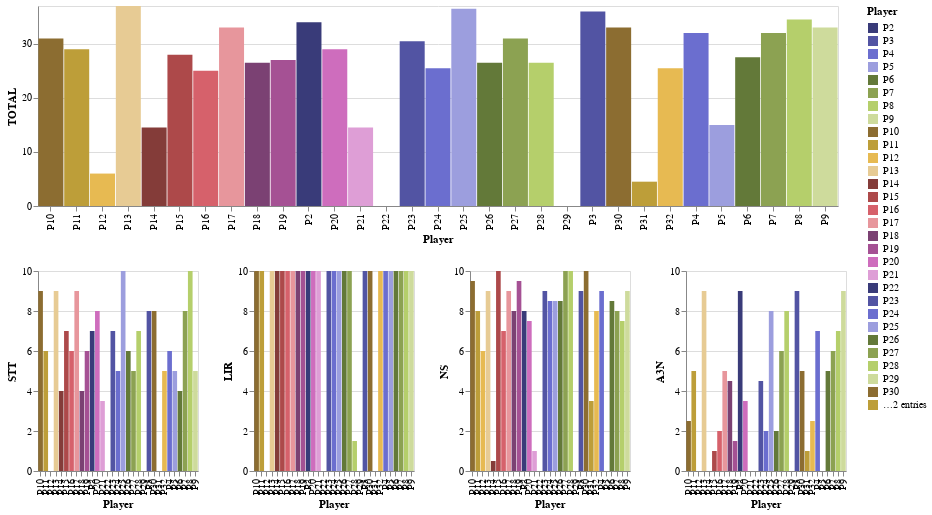

Notebook code cell kept with this figure:
### Markdown cell above
### Detailed Charts

### Code cell
#collapse-hide
dt9_8 = pd.read_csv("/home/rubens/papers_briefing/csvs/map16x16.csv")
selector = alt.selection_single(empty='all', fields=['Player'])
l = dt9_8['Player'].tolist()
color_scale = alt.Scale(domain=l,scheme="category20b")
base = alt.Chart(dt9_8).properties(
    width=800,
    height=200
).add_selection(selector)

points = base.mark_bar(filled=True, size=25).encode(
    x=alt.X('Player:N'),
    y=alt.Y('TOTAL:Q',            
            scale=alt.Scale(domain=[0,max(dt9_8['TOTAL'].tolist())])),
    tooltip=['Test:N','Type:N'],
    color=alt.condition(selector,
                        'Player:N',
                        alt.value('lightgray'),
                        scale=color_scale),
)

hists = base.mark_bar(opacity=1.0, thickness=100).encode(
    x=alt.X('Player:N'),
    y=alt.Y('STT:Q',
            stack=None,
            scale=alt.Scale(domain=[0,10])),
    color=alt.Color('Player:N',
                    scale=color_scale),
    tooltip=['Code:N']
).transform_filter(
    selector
).properties(
    width=160,
    height=200
)

hists2 = base.mark_bar(opacity=1.0, thickness=100).encode(
    x=alt.X('Player:N'),
    y=alt.Y('LIR:Q',
            stack=None,
            scale=alt.Scale(domain=[0,10])),
    color=alt.Color('Player:N',
                    scale=color_scale),
    tooltip=['Code:N']
).transform_filter(
    selector
).properties(
    width=160,
    height=200
)

hists3 = base.mark_bar(opacity=1.0, thickness=80).encode(
    x=alt.X('Player:N'),
    y=alt.Y('NS:Q',
            stack=None,
            scale=alt.Scale(domain=[0,10])),
    color=alt.Color('Player:N',
                    scale=color_scale),
    tooltip=['Code:N']
).transform_filter(
    selector
).properties(
    width=160,
    height=200
)

hists4 = base.mark_bar(opacity=1.0, thickness=80).encode(
    x=alt.X('Player:N'),
    y=alt.Y('A3N:Q',
            stack=None,
            scale=alt.Scale(domain=[0,10])),
    color=alt.Color('Player:N',
                    scale=color_scale),
    tooltip=['Code:N']
).transform_filter(
    selector
).properties(
    width=160,
    height=200
)

alt.vconcat(points , hists | hists2 | hists3 | hists4)

### Figure 1 — Vega-Lite specification as saved in the notebook (floating-point values rounded to 4 significant figures)
{"config": {"view": {"continuousWidth": 400, "continuousHeight": 300}}, "vconcat": [{"mark": {"type": "bar", "filled": true, "size": 25}, "encoding": {"color": {"condition": {"type": "nominal", "field": "Player", "scale": {"domain": ["P2", "P3", "P4", "P5", "P6", "P7", "P8", "P9", "P10", "P11", "P12", "P13", "P14", "P15", "P16", "P17", "P18", "P19", "P20", "P21", "P22", "P23", "P24", "P25", "P26", "P27", "P28", "P29", "P30", "P31", "P32"], "scheme": "category20b"}, "selection": "selector096"}, "value": "lightgray"}, "tooltip": [{"type": "nominal", "field": "Test"}, {"type": "nominal", "field": "Type"}], "x": {"type": "nominal", "field": "Player"}, "y": {"type": "quantitative", "field": "TOTAL", "scale": {"domain": [0, 37.0]}}}, "height": 200, "selection": {"selector096": {"type": "single", "empty": "all", "fields": ["Player"]}}, "width": 800}, {"hconcat": [{"mark": {"type": "bar", "opacity": 1.0, "thickness": 100}, "encoding": {"color": {"type": "nominal", "field": "Player", "scale": {"domain": ["P2", "P3", "P4", "P5", "P6", "P7", "P8", "P9", "P10", "P11", "P12", "P13", "P14", "P15", "P16", "P17", "P18", "P19", "P20", "P21", "P22", "P23", "P24", "P25", "P26", "P27", "P28", "P29", "P30", "P31", "P32"], "scheme": "category20b"}}, "tooltip": [{"type": "nominal", "field": "Code"}], "x": {"type": "nominal", "field": "Player"}, "y": {"type": "quantitative", "field": "STT", "scale": {"domain": [0, 10]}, "stack": null}}, "height": 200, "selection": {"selector096": {"type": "single", "empty": "all", "fields": ["Player"]}}, "transform": [{"filter": {"selection": "selector096"}}], "width": 160}, {"mark": {"type": "bar", "opacity": 1.0, "thickness": 100}, "encoding": {"color": {"type": "nominal", "field": "Player", "scale": {"domain": ["P2", "P3", "P4", "P5", "P6", "P7", "P8", "P9", "P10", "P11", "P12", "P13", "P14", "P15", "P16", "P17", "P18", "P19", "P20", "P21", "P22", "P23", "P24", "P25", "P26", "P27", "P28", "P29", "P30", "P31", "P32"], "scheme": "category20b"}}, "tooltip": [{"type": "nominal", "field": "Code"}], "x": {"type": "nominal", "field": "Player"}, "y": {"type": "quantitative", "field": "LIR", "scale": {"domain": [0, 10]}, "stack": null}}, "height": 200, "selection": {"selector096": {"type": "single", "empty": "all", "fields": ["Player"]}}, "transform": [{"filter": {"selection": "selector096"}}], "width": 160}, {"mark": {"type": "bar", "opacity": 1.0, "thickness": 80}, "encoding": {"color": {"type": "nominal", "field": "Player", "scale": {"domain": ["P2", "P3", "P4", "P5", "P6", "P7", "P8", "P9", "P10", "P11", "P12", "P13", "P14", "P15", "P16", "P17", "P18", "P19", "P20", "P21", "P22", "P23", "P24", "P25", "P26", "P27", "P28", "P29", "P30", "P31", "P32"], "scheme": "category20b"}}, "tooltip": [{"type": "nominal", "field": "Code"}], "x": {"type": "nominal", "field": "Player"}, "y": {"type": "quantitative", "field": "NS", "scale": {"domain": [0, 10]}, "stack": null}}, "height": 200, "selection": {"selector096": {"type": "single", "empty": "all", "fields": ["Player"]}}, "transform": [{"filter": {"selection": "selector096"}}], "width": 160}, {"mark": {"type": "bar", "opacity": 1.0, "thickness": 80}, "encoding": {"color": {"type": "nominal", "field": "Player", "scale": {"domain": ["P2", "P3", "P4", "P5", "P6", "P7", "P8", "P9", "P10", "P11", "P12", "P13", "P14", "P15", "P16", "P17", "P18", "P19", "P20", "P21", "P22", "P23", "P24", "P25", "P26", "P27", "P28", "P29", "P30", "P31", "P32"], "scheme": "category20b"}}, "tooltip": [{"type": "nominal", "field": "Code"}], "x": {"type": "nominal", "field": "Player"}, "y": {"type": "quantitative", "field": "A3N", "scale": {"domain": [0, 10]}, "stack": null}}, "height": 200, "selection": {"selector096": {"type": "single", "empty": "all", "fields": ["Player"]}}, "transform": [{"filter": {"selection": "selector096"}}], "width": 160}]}], "data": {"name": "data-5a86e94e36cf4648e172546b876017e5"}, "$schema": "https://vega.github.io/schema/vega-lite/v4.8.1.json", "datasets": {"data-5a86e94e36cf4648e172546b876017e5": [{"Player": "P2", "STT": 7.0, "LIR": 10.0, "NS": 8.0, "A3N": 9.0, "TOTAL": 34.0, "Test": "L16-42826010", "Type": "LE", "Code": "train(Worker,19,Right) harvest(2) attack(Worker,closest)"}, {"Player": "P3", "STT": 8.0, "LIR": 10.0, "NS": 9.0, "A3N": 9.0, "TOTAL": 36.0, "Test": "L16x16-31696791, L16-42872936", "Type": "LE", "Code": "train(Worker,9,Up) harvest(2) for(u) (attack(Worker,closest,u))"}, {"Player": "P4", "STT": 6.0, "LIR": 10.0, "NS": 9.0, "A3N": 7.0, "TOTAL": 32.0, "Test": "L16x16-31696801.", "Type": "MP", "Code": "for(u) (harvest(3,u) train(Worker,16,Up)) attack(Worker,closest)"}, {"Player": "P5", "STT": 5.0, "LIR": 10.0, "NS": 0.0, "A3N": 0.0, "TOTAL": 15.0, "Test": "L16x16-31696791", "Type": "ME", "Code": "for(u) (attack(Worker,closest,u)) for(u) (train(Worker,12,Right))"}, {"Player": "P6", "STT": 4.0, "LIR": 10.0, "NS": 8.5, "A3N": 5.0, "TOTAL": 27.5, "Test": "L16-42872928", "Type": "ME", "Code": "train(Worker,9,Down) for(u) (harvest(3,u)) attack(Worker,closest)"}, {"Player": "P7", "STT": 8.0, "LIR": 10.0, "NS": 8.0, "A3N": 6.0, "TOTAL": 32.0, "Test": "L16x16-31696801", "Type": "LE", "Code": "for(u) (harvest(3,u) train(Worker,14,Left)) attack(Worker,closest)"}, {"Player": "P8", "STT": 10.0, "LIR": 10.0, "NS": 7.5, "A3N": 7.0, "TOTAL": 34.5, "Test": "L16x16-31696791", "Type": "MP", "Code": "for(u) (train(Worker,19,Down) harvest(1,u)) attack(Worker,closest)"}, {"Player": "P9", "STT": 5.0, "LIR": 10.0, "NS": 9.0, "A3N": 9.0, "TOTAL": 33.0, "Test": "L16-42825999", "Type": "LE", "Code": "for(u) (train(Worker,8,Down) harvest(2,u) attack(Worker,closest,u))"}, {"Player": "P10", "STT": 9.0, "LIR": 10.0, "NS": 9.5, "A3N": 2.5, "TOTAL": 31.0, "Test": "L16x16-31696801", "Type": "LE", "Code": "for(u) (train(Worker,9,Down) harvest(1,u) attack(Worker,closest,u))"}, {"Player": "P11", "STT": 6.0, "LIR": 10.0, "NS": 8.0, "A3N": 5.0, "TOTAL": 29.0, "Test": "L16-42872936", "Type": "MP", "Code": "for(u) (harvest(3,u)) train(Worker,14,Right) attack(Worker,closest)"}, {"Player": "P12", "STT": 0.0, "LIR": 0.0, "NS": 6.0, "A3N": 0.0, "TOTAL": 6.0, "Test": "L16x16-31696803", "Type": "LE", "Code": "train(Worker,8,Right) for(u) (harvest(5,u) attack(Worker,closest,u))"}, {"Player": "P13", "STT": 9.0, "LIR": 10.0, "NS": 9.0, "A3N": 9.0, "TOTAL": 37.0, "Test": "L16-42872925", "Type": "LE", "Code": "for(u) (train(Worker,14,Right) harvest(2,u) attack(Worker,closest,u))"}, {"Player": "P14", "STT": 4.0, "LIR": 10.0, "NS": 0.5, "A3N": 0.0, "TOTAL": 14.5, "Test": "L16-42872928", "Type": "LE", "Code": "train(Worker,3,Down) attack(Worker,closest) for(u) (train(Worker,5,Up))"}, {"Player": "P15", "STT": 7.0, "LIR": 10.0, "NS": 10.0, "A3N": 1.0, "TOTAL": 28.0, "Test": "L16-42825999", "Type": "ME", "Code": "for(u) (train(Worker,8,Up)) harvest(1) for(u) (attack(Worker,closest,u))"}, {"Player": "P16", "STT": 6.0, "LIR": 10.0, "NS": 7.0, "A3N": 2.0, "TOTAL": 25.0, "Test": "L16-42872928", "Type": "MP", "Code": "for(u) (harvest(4,u) attack(Worker,closest,u) train(Worker,17,EnemyDir))"}, {"Player": "P17", "STT": 9.0, "LIR": 10.0, "NS": 9.0, "A3N": 5.0, "TOTAL": 33.0, "Test": "L16-42872925", "Type": "LE", "Code": "for(u) (harvest(1,u) attack(Worker,closest,u)) for(u) (train(Worker,9,Down))"}, {"Player": "P18", "STT": 4.0, "LIR": 10.0, "NS": 8.0, "A3N": 4.5, "TOTAL": 26.5, "Test": "L16-42825999", "Type": "LE", "Code": "train(Worker,18,Up) harvest(2) for(u) (harvest(1,u) attack(Worker,closest,u))"}, {"Player": "P19", "STT": 6.0, "LIR": 10.0, "NS": 9.5, "A3N": 1.5, "TOTAL": 27.0, "Test": "L16-42826010", "Type": "MP", "Code": "for(u) (harvest(1,u)) train(Worker,11,Left) for(u) (attack(Worker,closest,u))"}, {"Player": "P20", "STT": 8.0, "LIR": 10.0, "NS": 7.5, "A3N": 3.5, "TOTAL": 29.0, "Test": "L16x16-31696801", "Type": "ME", "Code": "for(u) (harvest(1,u) train(Worker,10,Left)) for(u) (attack(Worker,closest,u))"}, {"Player": "P21", "STT": 3.5, "LIR": 10.0, "NS": 1.0, "A3N": 0.0, "TOTAL": 14.5, "Test": "L16x16-31696801", "Type": "LE", "Code": "attack(Worker,closest) for(u) (train(Worker,2,EnemyDir)) for(u) (train(Worker,7,Up))"}, {"Player": "P22", "STT": 0.0, "LIR": 0.0, "NS": 0.0, "A3N": 0.0, "TOTAL": 0.0, "Test": "L16x16-31696791, L16-42872936", "Type": "LE", "Code": "harvest(6) train(Worker,19,Left) for(u) (moveaway(Worker,u) attack(Worker,closest,u))"}, {"Player": "P23", "STT": 7.0, "LIR": 10.0, "NS": 9.0, "A3N": 4.5, "TOTAL": 30.5, "Test": "L16x16-31696803", "Type": "ME", "Code": "for(u) (train(Worker,6,Right) harvest(2,u) train(Worker,9,Left)) attack(Worker,closest)"}, {"Player": "P24", "STT": 5.0, "LIR": 10.0, "NS": 8.5, "A3N": 2.0, "TOTAL": 25.5, "Test": "L16x16-31696803", "Type": "LE", "Code": "for(u) (harvest(1,u) attack(Worker,closest,u)) train(Worker,4,Down) train(Worker,14,Left)"}, {"Player": "P25", "STT": 10.0, "LIR": 10.0, "NS": 8.5, "A3N": 8.0, "TOTAL": 36.5, "Test": "L16x16-31696801", "Type": "LE", "Code": "for(u) (harvest(1,u) train(Worker,11,Right) harvest(2,u)) for(u) (attack(Worker,closest,u))"}, {"Player": "P26", "STT": 6.0, "LIR": 10.0, "NS": 8.5, "A3N": 2.0, "TOTAL": 26.5, "Test": "L16-42872936", "Type": "ME", "Code": "for(u) (if(HaveQtdUnitsHarversting(1)) (attack(Worker,closest,u) train(Worker,18,EnemyDir)) harvest(8,u))"}, {"Player": "P27", "STT": 5.0, "LIR": 10.0, "NS": 10.0, "A3N": 6.0, "TOTAL": 31.0, "Test": "L16-42826010", "Type": "LE", "Code": "for(u) (train(Worker,16,Down)) harvest(2) for(u) (if(HaveQtdUnitsbyType(Worker,1)) (attack(Worker,closest,u)))"}, {"Player": "P28", "STT": 7.0, "LIR": 1.5, "NS": 10.0, "A3N": 8.0, "TOTAL": 26.5, "Test": "L16x16-31696803", "Type": "MP", "Code": "if(HaveUnitsinEnemyRange(Worker)) (attack(Worker,closest)) (harvest(6) attack(Worker,strongest) train(Worker,15,EnemyDir))"}, {"Player": "P29", "STT": 0.0, "LIR": 0.0, "NS": 0.0, "A3N": 0.0, "TOTAL": 0.0, "Test": "L16-42872925.", "Type": "ME", "Code": "for(u) (train(Worker,16,Up) harvest(6,u)) for(u) (build(Barrack,1,Down,u) attack(Worker,strongest,u) harvest(5,u)) train(Ranged,3,EnemyDir)"}, {"Player": "P30", "STT": 8.0, "LIR": 10.0, "NS": 10.0, "A3N": 5.0, "TOTAL": 33.0, "Test": "16-42826010", "Type": "ME", "Code": "for(u) (harvest(3,u) train(Worker,9,Right) attack(Worker,closest,u)) for(u) (harvest(8,u)) for(u) (if(HaveQtdUnitsbyType(Worker,2)) (train(Worker,12,Up)))"}, {"Player": "P31", "STT": 0.0, "LIR": 0.0, "NS": 3.5, "A3N": 1.0, "TOTAL": 4.5, "Test": "L16-42872925", "Type": "MP", "Code": "for(u) (if(HaveQtdUnitsHarversting(1)) (train(Worker,17,Down)) (harvest(2,u)) build(Barrack,4,Left,u)) for(u) (if(HaveUnitsToDistantToEnemy(Worker,7,u)) (attack(Worker,closest,u)) train(Worker,5,Left) harvest(3,u))"}, {"Player": "P32", "STT": 5.0, "LIR": 10.0, "NS": 8.0, "A3N": 2.5, "TOTAL": 25.5, "Test": "L16-42825999", "Type": "MP", "Code": "for(u) (if(HaveUnitsinEnemyRange(Worker,u)) (attack(Worker,closest,u)) (harvest(1,u)) train(Worker,4,EnemyDir)) if(HaveUnitsToDistantToEnemy(Worker,1)) (attack(Worker,closest)) (attack(Worker,closest)) for(u) (if(HaveUnitsinEnemyRange(Worker,u)) (train(Worker,19,Down)))"}]}}
